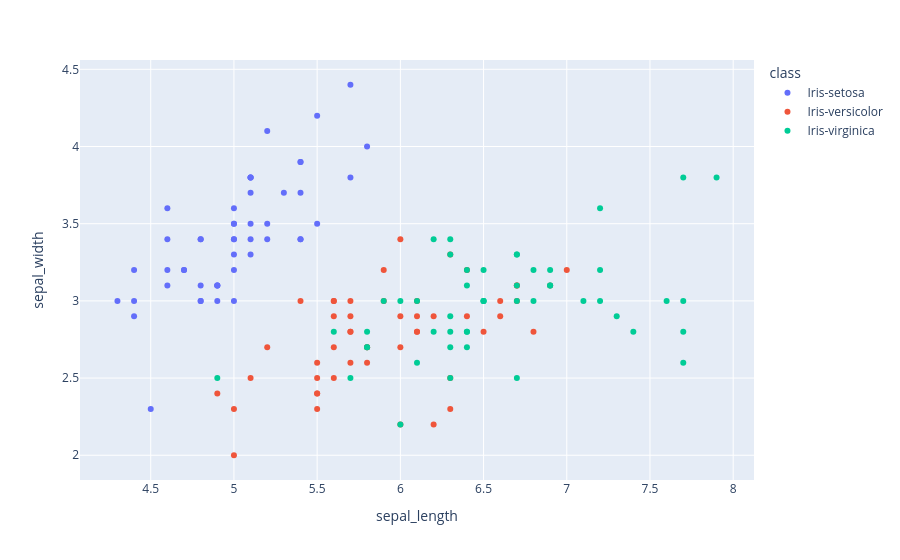

The notebook cell this image was saved under:
### Markdown cell above
A **scatter plot** shows the relationship between two different numerical variables.
Each member of the dataset gets plotted as a Cartesian point (x, y) whose coordinates relate to its values for the two variables. If a scatter plot is coded, an additional variable can be displayed.

### Code cell
"""

Create a scatter plot of `sepal_length` and `sepal_width`, where the x-axis has
`sepal_length` and y-axis has `sepal_width`. Code the plot by class.

HINT: Use the function px.scatter

Then, do the same, but compare petal_length with petal_width.

"""


px.scatter(dataset, x = 'sepal_length', y = 'sepal_width', color = 'class')

### Figure 1 — Plotly figure (JSON) as saved in the notebook; plotly's stock layout.template omitted (floating-point values rounded to 4 significant figures)
{"data": [{"hovertemplate": "class=Iris-setosa<br>sepal_length=%{x}<br>sepal_width=%{y}<extra></extra>", "legendgroup": "Iris-setosa", "marker": {"color": "#636efa", "symbol": "circle"}, "mode": "markers", "name": "Iris-setosa", "orientation": "v", "showlegend": true, "type": "scatter", "x": [4.9, 4.7, 4.6, 5.0, 5.4, 4.6, 5.0, 4.4, 4.9, 5.4, 4.8, 4.8, 4.3, 5.8, 5.7, 5.4, 5.1, 5.7, 5.1, 5.4, 5.1, 4.6, 5.1, 4.8, 5.0, 5.0, 5.2, 5.2, 4.7, 4.8, 5.4, 5.2, 5.5, 4.9, 5.0, 5.5, 4.9, 4.4, 5.1, 5.0, 4.5, 4.4, 5.0, 5.1, 4.8, 5.1, 4.6, 5.3, 5.0], "xaxis": "x", "y": [3.0, 3.2, 3.1, 3.6, 3.9, 3.4, 3.4, 2.9, 3.1, 3.7, 3.4, 3.0, 3.0, 4.0, 4.4, 3.9, 3.5, 3.8, 3.8, 3.4, 3.7, 3.6, 3.3, 3.4, 3.0, 3.4, 3.5, 3.4, 3.2, 3.1, 3.4, 4.1, 4.2, 3.1, 3.2, 3.5, 3.1, 3.0, 3.4, 3.5, 2.3, 3.2, 3.5, 3.8, 3.0, 3.8, 3.2, 3.7, 3.3], "yaxis": "y"}, {"hovertemplate": "class=Iris-versicolor<br>sepal_length=%{x}<br>sepal_width=%{y}<extra></extra>", "legendgroup": "Iris-versicolor", "marker": {"color": "#EF553B", "symbol": "circle"}, "mode": "markers", "name": "Iris-versicolor", "orientation": "v", "showlegend": true, "type": "scatter", "x": [7.0, 6.4, 6.9, 5.5, 6.5, 5.7, 6.3, 4.9, 6.6, 5.2, 5.0, 5.9, 6.0, 6.1, 5.6, 6.7, 5.6, 5.8, 6.2, 5.6, 5.9, 6.1, 6.3, 6.1, 6.4, 6.6, 6.8, 6.7, 6.0, 5.7, 5.5, 5.5, 5.8, 6.0, 5.4, 6.0, 6.7, 6.3, 5.6, 5.5, 5.5, 6.1, 5.8, 5.0, 5.6, 5.7, 5.7, 6.2, 5.1, 5.7], "xaxis": "x", "y": [3.2, 3.2, 3.1, 2.3, 2.8, 2.8, 3.3, 2.4, 2.9, 2.7, 2.0, 3.0, 2.2, 2.9, 2.9, 3.1, 3.0, 2.7, 2.2, 2.5, 3.2, 2.8, 2.5, 2.8, 2.9, 3.0, 2.8, 3.0, 2.9, 2.6, 2.4, 2.4, 2.7, 2.7, 3.0, 3.4, 3.1, 2.3, 3.0, 2.5, 2.6, 3.0, 2.6, 2.3, 2.7, 3.0, 2.9, 2.9, 2.5, 2.8], "yaxis": "y"}, {"hovertemplate": "class=Iris-virginica<br>sepal_length=%{x}<br>sepal_width=%{y}<extra></extra>", "legendgroup": "Iris-virginica", "marker": {"color": "#00cc96", "symbol": "circle"}, "mode": "markers", "name": "Iris-virginica", "orientation": "v", "showlegend": true, "type": "scatter", "x": [6.3, 5.8, 7.1, 6.3, 6.5, 7.6, 4.9, 7.3, 6.7, 7.2, 6.5, 6.4, 6.8, 5.7, 5.8, 6.4, 6.5, 7.7, 7.7, 6.0, 6.9, 5.6, 7.7, 6.3, 6.7, 7.2, 6.2, 6.1, 6.4, 7.2, 7.4, 7.9, 6.4, 6.3, 6.1, 7.7, 6.3, 6.4, 6.0, 6.9, 6.7, 6.9, 5.8, 6.8, 6.7, 6.7, 6.3, 6.5, 6.2, 5.9], "xaxis": "x", "y": [3.3, 2.7, 3.0, 2.9, 3.0, 3.0, 2.5, 2.9, 2.5, 3.6, 3.2, 2.7, 3.0, 2.5, 2.8, 3.2, 3.0, 3.8, 2.6, 2.2, 3.2, 2.8, 2.8, 2.7, 3.3, 3.2, 2.8, 3.0, 2.8, 3.0, 2.8, 3.8, 2.8, 2.8, 2.6, 3.0, 3.4, 3.1, 3.0, 3.1, 3.1, 3.1, 2.7, 3.2, 3.3, 3.0, 2.5, 3.0, 3.4, 3.0], "yaxis": "y"}], "layout": {"legend": {"title": {"text": "class"}, "tracegroupgap": 0}, "margin": {"t": 60}, "xaxis": {"anchor": "y", "domain": [0, 1], "title": {"text": "sepal_length"}}, "yaxis": {"anchor": "x", "domain": [0, 1], "title": {"text": "sepal_width"}}}}
